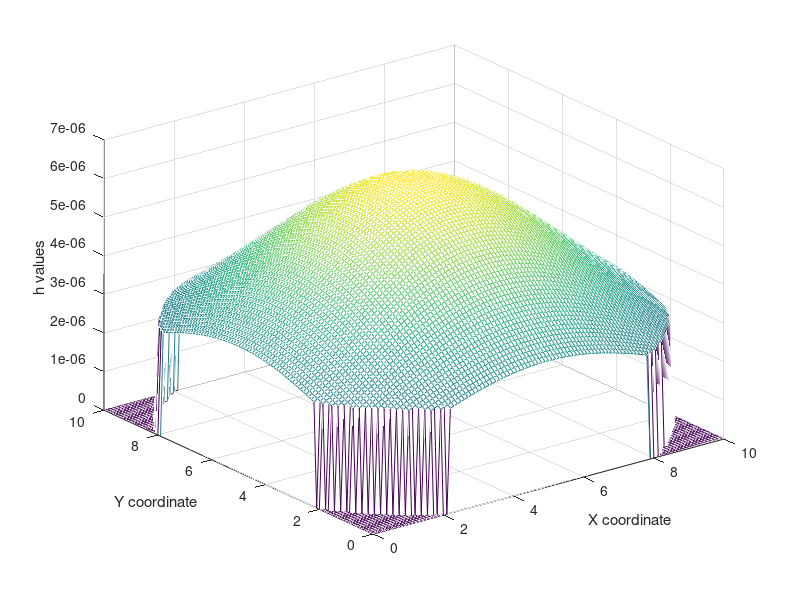

Here is the MATLAB script that generated this plot:
clc;
close all;

L=10;
B=10;                   % dimension of room
H=10;
gamma=3;

fov = pi*(60/180);    % FOV of antenna

x1=L/2;
y1=B/2;                % Position of Led at ceiling

incre=0.1;
[x,y] = meshgrid(0:incre:L , 0:incre:B);

anglex=90;
angley=90;

S1=cos(anglex*(pi/180));
S2=cos(angley*(pi/180));
S3=sqrt(1-(S1^2 + S2^2));
h = zeros(length(x)); 

a=x1-x;
b=y1-y;
c=H;
R=sqrt((a.^2)+(b.^2)+(c.^2));
psi=acos(H*(R.^(-1)));
theta=acos(((S1*a)+(S2*b)+(S3*c)).*(R.^(-1)));

for i=1:1:length(x)
    for j=1:1:length(x)
if abs(theta(i,j)) < fov/2
    h(i,j)=((gamma+1)*(1/(R(i,j)^2))*(0.5*10e-4)*(1/pi)* cos(theta(i,j))*(cos(psi(i,j)))^(gamma));
else
    h(i,j)=0;
end
    end
end

 mesh(x,y,h);
 maxh=max(max(h));
 [K1,K2]=find(h==maxh);
 xcoordi=x(K1,K2);
 ycoordi=y(K1,K2);
 coords=[xcoordi ycoordi];
 sum_of_h=sum(sum(h))
 average_h=sum_of_h/(length(x)^2)
 angle_from_axes= [anglex angley acos(S3)*(180/pi)]

 xlabel('X coordinate');
 ylabel('Y coordinate');
 zlabel('h values');
       